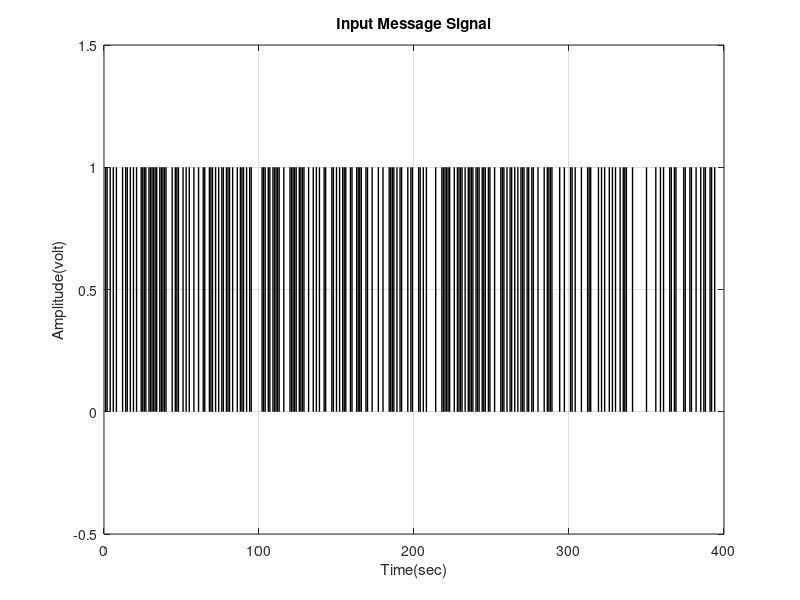
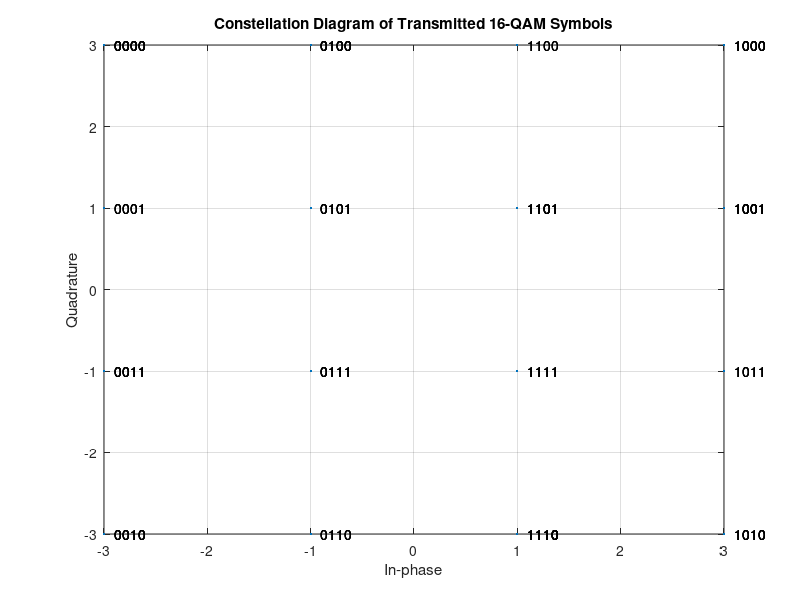
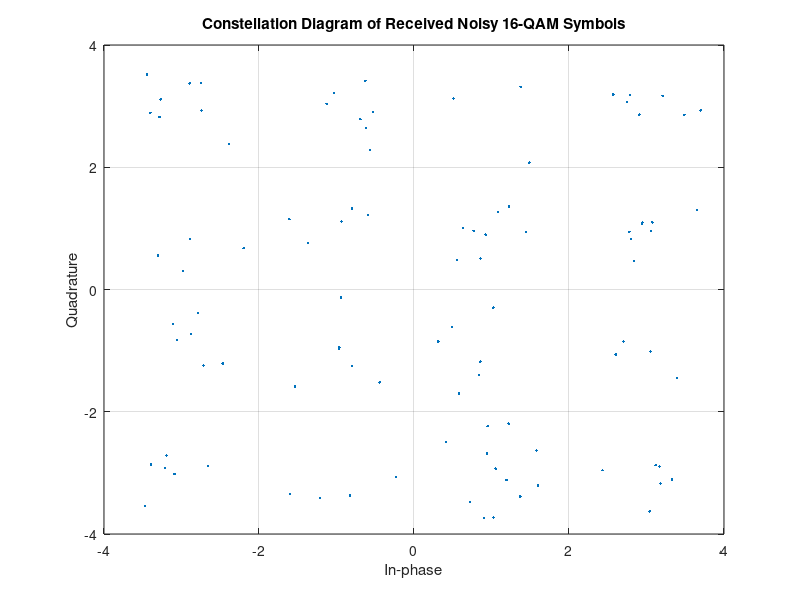
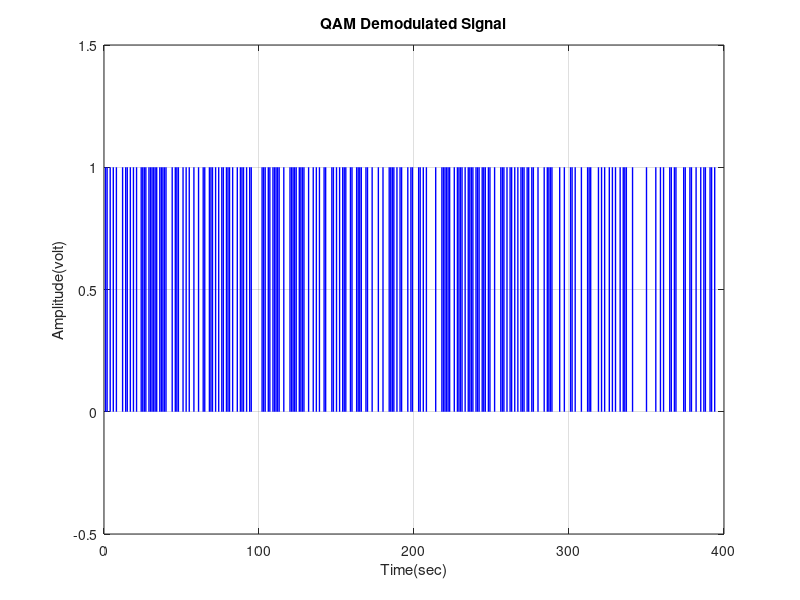

These figures' MATLAB source, in order: (Note: this script raises an error after producing the figures.)
clc;
clear;

%% 1) 16-QAM 
%% Define transmitted signal (16-QAM)
Tb=1; %Bit duration = 1 msec
N = 400; %Number of bits
X_input= randi([0, 1],1,N);  %Binary signal  
M = 16;
m = log2(M);
X_digit=[]; 
nb=10000;  %Number of points between two symbols (it's used to convert the symbols into continuous digital signal)
for i=1:N
    if X_input(i)==1
       x_temp=ones(1,nb);
    else
        x_temp=zeros(1,nb);
    end
    X_digit=[X_digit x_temp];
end
t_sig = Tb/nb : Tb/nb : N*Tb; %Time vector of continuous digital signal
%Plotting the input message signal
figure();
plot(t_sig,X_digit, 'LineWidth',1,'Color','black'); grid on; xlim([0 Tb*N]); ylim([-0.5 1.5]);
xlabel('Time(sec)'); ylabel('Amplitude(volt)'); title('Input Message Signal');

%% 16-QAM Modulation (QAM)
k = N/m;
QAM_Sig=reshape(X_input, k, m); %Dividing the bits into signals each of which with 4 bits.
QAM_Sig_dec = bi2de(QAM_Sig); %converting the binary values into decimal numbers.
QAM_ModSig = qammod(QAM_Sig_dec,M); %16-QAM Modulation and Gray Coding

%% Constellation Diagram (QAM)
scatterplot(QAM_ModSig); grid on; 
title('Constellation Diagram of Transmitted 16-QAM Symbols')
text(real(QAM_ModSig)+0.1, imag(QAM_ModSig), dec2bin(QAM_Sig_dec))

%% Noise in the Communication Channel (BFSK)
SNR = 10+10*log10(m);
Y = awgn(QAM_ModSig, SNR, 'measured');

%% Plotting the Noisy Signal
scatterplot(Y); grid on; 
title('Constellation Diagram of Received Noisy 16-QAM Symbols');

%% BFSK Demodulation (QAM)
X_demod_De=qamdemod(Y, M); %QAM Demodualtion
X_demod_Bi = de2bi(X_demod_De, m); %Converting the recieved decimal values to binary symbols
X_demod = reshape(X_demod_Bi, N, 1); %Reshaping the symbols in a single row vector

%Convert the symbols into continuous digital signal
X_dem_sig = [];
for i=1:length(X_demod)
    if X_demod(i)==1
       x_temp_dem=ones(1,nb);
    else
        x_temp_dem=zeros(1,nb);
    end
    X_dem_sig=[X_dem_sig x_temp_dem];
end
t_sig_dem = Tb/nb : Tb/nb : length(X_demod)*Tb; %Time vector of continuous digital signal
figure();
plot(t_sig_dem,X_dem_sig, 'LineWidth', 1, 'Color','blue'); grid on; xlim([0 Tb*length(X_demod)]); ylim([-0.5 1.5]);
xlabel('Time(sec)'); ylabel('Amplitude(volt)'); title('QAM Demodulated Signal');

%% PSD
power_Spec = spectrum.welch;
PSD_QAM = psd(power_Spec, QAM_ModSig); 
figure(); plot(PSD_QAM); title('PSD of the Transmitted Baseband 16-QAM Signal'); grid on; 

%% Theoretical BER (BFSK)
EbNo=20;
BER_Theo=zeros(1,EbNo/0.1);
j=1;
k = 1/sqrt(M);
for i=0:0.1:EbNo 
    BER_Theo(j)=0.2*(1-k)*erfc(sqrt(i));
    j=j+1;
end
Eb_No=0:0.1:20;
figure(); plot(Eb_No,BER_Theo); grid on; 
ylabel('BER'); xlabel('Eb/N0 (dB)'); title('Theoretical BER for 16-QAM');


%% Measured BER (QAM)
k=1;
l = 1000;
o = l/m;
BER_Measured = zeros(1,EbNo/0.1);
for i=0:0.1:EbNo
    rand_bits = randi([0 1],l,1);
    randSeq=reshape(rand_bits, o, m);
    randDec = bi2de(randSeq);
    QAMMMod=qammod(randDec, M);
    YY=awgn(QAMMMod,i+10*log10(m),'measured');
    yy_o = qamdemod(YY,M);
    OUT=de2bi(yy_o, m);
    OUT=reshape(OUT, l, 1);
    [er,ratio]=biterr(OUT, rand_bits);
    BER_Measured(k)=ratio;
    k=k+1;
end
figure(); plot(Eb_No,BER_Measured); grid on; 
ylabel('BER'); xlabel('Eb/N0 (dB)'); title('Measured BER for QAM');
